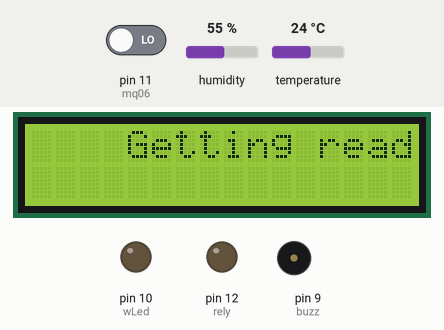
Recording of a sketch running on a simulated Arduino Uno, built with avr-gcc and run on an emulated ATmega328P. Parts: 16×2 character LCD, output pins drawn as LEDs (lit = HIGH), buzzer (waves = sounding, pin HIGH). Inputs (shaded band) come from the test bench; at power-on: pin 11 (mq06) LOW, humidity 55 %, temperature 24 °C. The modem accepts every AT command (registered, SIM ready, sends succeed) and sends nothing else; what the sketch prints to the serial monitor is not drawn.

Above: at 2.4 s.
At 8.3 s:
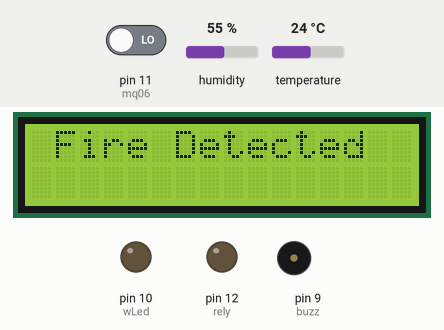
8.4 s: pin 11 (mq06) driven HIGH
At 20.0 s:
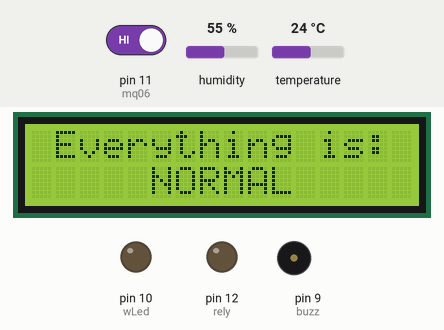
20.3 s: pin 11 (mq06) driven LOW
At 29.2 s:
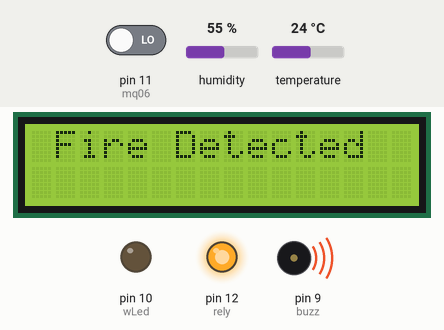
Timing chart, 0 to 32.2 s (numbered marks = the images above; inputs shaded):
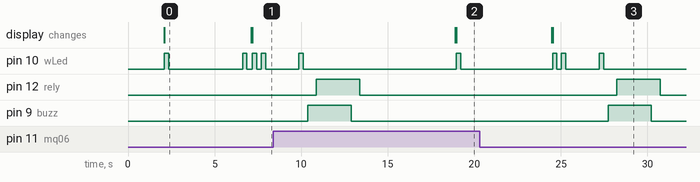

The sketch:

IPC164.ino
```cpp
/*
 * Components :
 *
 * DHT11
 * data --> 8
 *
 * Buzxer
 * +ve --> 9
 *
 * Warning Led
 * +ve --> 10
 *
 * MQ06
 * D0 --> 11
 *
 * LCD i2c
 * SDA --> SDA
 * SCL --> SCL
 *
 * Relay
 * INPUT --> 12
 *
 * SIM800C
 * TXD --> 3
 * RXD --> 2
 *
 */

#include <Wire.h>
#include <dht.h>
#include <LiquidCrystal_I2C.h>
#include <SoftwareSerial.h>

#define mq06 11
#define buzz 9
#define wLed 10
#define rely 12
#define temp 13

LiquidCrystal_I2C lcd(0x27,16,2);
SoftwareSerial sim800l(3,2);
dht DHT;

void setup(){
  lcd.begin();
  Serial.begin(9600);
  sim800l.begin(9600);

  lcd.setCursor(4,0);
  lcd.print("WELCOME");
  lcd.setCursor(1,1);
  lcd.print("to grp. IPC164");
  Serial.println("Staring...");

  pinMode(mq06,INPUT);
  pinMode(buzz,OUTPUT);
  pinMode(wLed,OUTPUT);
  pinMode(rely,OUTPUT);

  delay(2000);
  lcd.clear();
  lcd.setCursor(4,0);
  lcd.print("Getting ready...");
  Serial.println("Getting it Ready");
  func();
  delay(4000);
  Serial.println("Started");
  func();
  Serial.println();
  lcd.clear();

}

void loop(){
  boolean x = isSmoke();
  boolean y = isHeat();
  if(x && !y){
    lcd.setCursor(0,0);
    lcd.print(" Everything is: ");
    lcd.setCursor(0,1);
    lcd.print("     NORMAL     ");
    func();
  }
   else{
    lcd.setCursor(0,0);
    lcd.print(" Fire Detected ");
    func();
    sendMsg();
    beep();
   }

  delay(5000);
  lcd.clear();
}

boolean isSmoke(){
  Serial.println("MQ06 Sensor Value:");
  if(digitalRead(mq06)){
    Serial.println("Smoke Detected");
    Serial.println();
    return true;
  }
  else{
    Serial.println("No Smoke Detected");
    Serial.println();
    return false;
  }
}

boolean isHeat(){
  int see = DHT.read11(temp);
  Serial.println("DHT11 Sensor Value:");
  Serial.print("Temperature :");
  Serial.println(DHT.temperature);
  Serial.print("Humidity :");
  Serial.println(DHT.humidity);
  Serial.println();
  if(DHT.temperature > 50 && DHT.humidity < 50){
    return true;
  }
  else{
    return false;
  }
}

void func(){
  digitalWrite(wLed,1);
  delay(255);
  digitalWrite(wLed,0);
  delay(255);
}

void beep(){
  digitalWrite(buzz,1);
  delay(500);
  digitalWrite(rely,1);
  delay(2000);
  digitalWrite(buzz,0);
  delay(500);
  digitalWrite(rely,0);
  delay(500);
}

void sendMsg(){
  func();
  Serial.println("Sending MSG");

  sim800l.print("AT+CMGF=1\r");
  delay(100);
  sim800l.print("AT+CMGS=\"+91xxxxxxxxxx\"\r");
  delay(500);
  sim800l.print("Fire has been Detected in HOUSE... ");
  delay(500);
  sim800l.print((char)26);
  delay(500);
  sim800l.println();

  if (sim800l.available()){
    Serial.write(sim800l.read());
  }

  Serial.println("MSG Sended ");
  func();
}
```

Measured:
- after the input at 8.4 s, pin 10 (wLed): goes on until 19.2 s, then stays LOW
- after the input at 20.3 s, pin 12 (rely): LOW → HIGH after 7.9 s, → LOW 2.5 s later; pin 9 (buzz): LOW → HIGH after 7.4 s, → LOW 2.5 s later; the display: first differs from a run without the input after 4.2 s (image 3)
- what the display in image 0 shows lasts 5.0 s, from 2.1 s to 7.1 s
